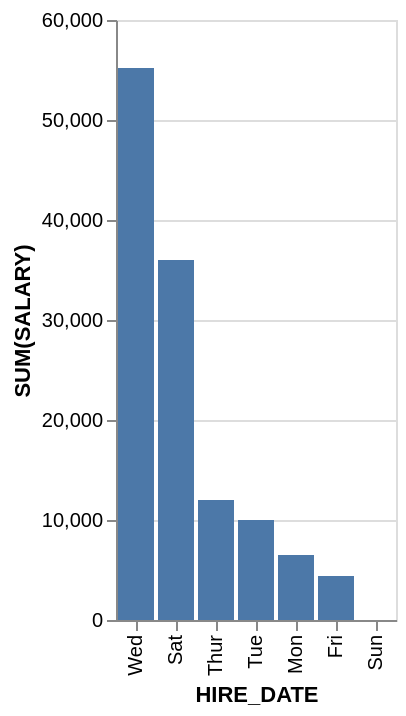

Express this chart as Vega-Lite.
### Vega-Lite specification from a JSON file in a GitHub repository (floating-point values rounded to 4 significant figures)
{"data": {"values": [{"x_data": "Wed", "y_data": 55200}, {"x_data": "Sat", "y_data": 36000}, {"x_data": "Thur", "y_data": 12000}, {"x_data": "Tue", "y_data": 10000}, {"x_data": "Mon", "y_data": 6500}, {"x_data": "Fri", "y_data": 4400}, {"x_data": "Sun", "y_data": 0}]}, "mark": "bar", "encoding": {"x": {"field": "x_data", "type": "nominal", "title": "HIRE_DATE", "sort": {"op": "sum", "field": "y_data", "order": "descending"}}, "y": {"field": "y_data", "type": "quantitative", "title": "SUM(SALARY)"}}}
